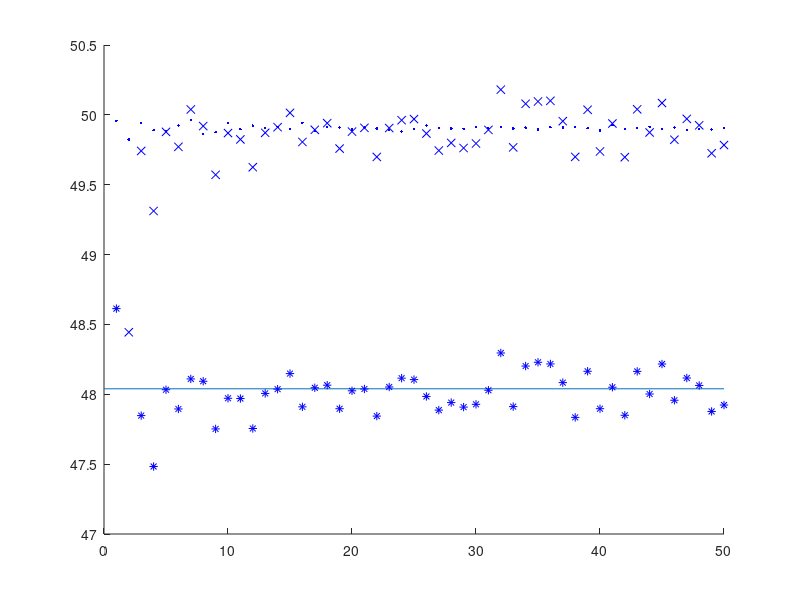

MATLAB code for this plot:
clear
clc
rng(0)

T = 1;
tdash = 0;
N = 6;
h = (T-tdash)/N;
sigma = 0.45;
r = 0.12;
S0 = 100;
K = 50;
ratio = 0.1;

mu_bar = (r - 0.5*sigma^2)*tdash + (r - 0.5*sigma^2)*(0.5*(T-tdash));
sigma_bar = sqrt(tdash*sigma^2+...
    ((T-tdash)/6)*(((T-tdash)/(T-tdash+h))+1)*sigma^2);

temp1 = S0*exp(mu_bar + 0.5*sigma_bar^2);
temp2 = normcdf( ((log(S0/K)+ mu_bar)/(sigma_bar)) +sigma_bar);
temp3 = K*normcdf( (log(S0/K) + mu_bar)/(sigma_bar));
c_geom = exp(-r*T)*(temp1*temp2 - temp3);

mat = zeros(50,3); 
if tdash == 0
    for idx = 1:50
        n = 1000*idx;
        n0 = ratio*n;
        Z = randn(N,n);
        Sj = [S0.*ones(1,n);S0*exp(cumsum((r-0.5*sigma.^2)...
            *h + sigma*sqrt(h).*Z))];
        f_x = exp(-r*T)*max(mean(Sj) - K, 0);
        g_x = exp(-r*T)*max(geomean(Sj) - K, 0);
        
        cov_fg = cov(f_x(1:n0), g_x(1:n0));
        alpha = -cov_fg(1,2)/cov_fg(2,2);
        
        monte_geo = mean(f_x(n0+1:end)); 
        monte_arth = mean(g_x(n0+1:end));
        control_c_arth = monte_geo...
            + alpha*(monte_arth - c_geom);
        
        mat(idx,:) = [monte_geo monte_arth control_c_arth];
    end
else
    for idx = 1:50
        n = idx*1000;
        n0 = ratio*n;
        Z =  randn(N+1,n);
        
        j = repmat([0:N]',1,n);
        Z0 = repmat(Z(:,1),1,n);
        Zk = cumsum([zeros(N+1,1) Z(:,2:end)]);
        
        Sj = S0*exp((r-0.5*sigma^2)*(tdash + j.*h)+...
            sigma*(sqrt(tdash).*Z0+sqrt(h).*Zk));
        f_x = exp(-r*T)*max(mean(Sj) - K, 0);
        g_x = exp(-r*T)*max(geomean(Sj) - K, 0);
        
        cov_fg = cov(f_x(1:n0), g_x(1:n0));
        alpha = -cov_fg(1,2)/cov_fg(2,2);
        
        monte_geo = mean(f_x(n0+1:end)); 
        monte_arth = mean(g_x(n0+1:end));
        control_c_arth = monte_geo...
            + alpha*(monte_arth - c_geom);
        mat(idx,:) = [monte_arth monte_geo control_c_arth];
    end
end

figure()
hold on 
plot([0 50], [c_geom c_geom])
plot(mat(:,1),'bx')
plot(mat(:,2),'b*')
plot(mat(:,3),'b.')
ylim([47 50.5])
hold off
